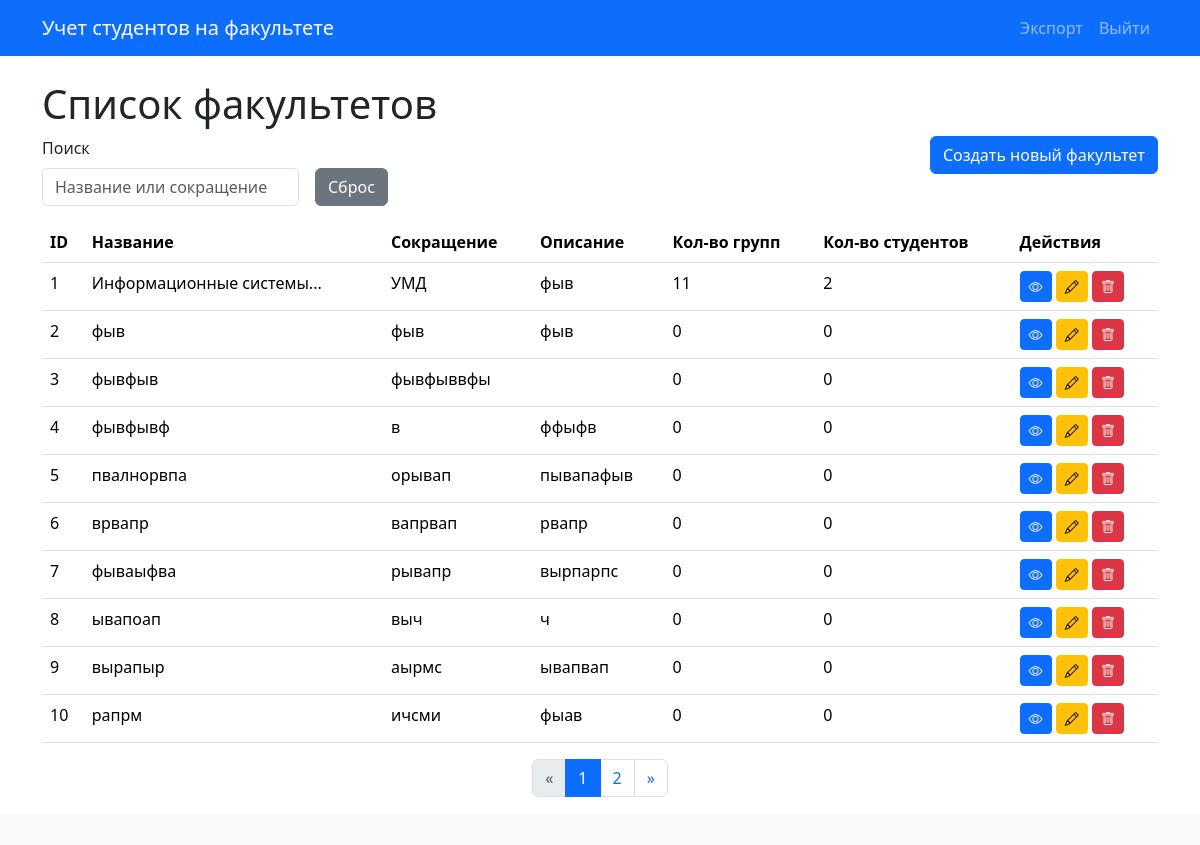
The app's page /faculties/ with its own data.
### app/models.py (models this page shows)
class Faculty(db.Model):
    id = db.Column(db.Integer, primary_key=True)
    name = db.Column(db.String(128), nullable=False)
    short_name = db.Column(db.String(32), nullable=False)
    description = db.Column(db.Text)
    groups = db.relationship('Group', backref='faculty', cascade='all, delete-orphan')

### app/routes/faculties.py (the view, shortened to what this page needs)
@bp.route('/')
def list_faculties():
    page = request.args.get('page', 1, type=int)
    per_page = 10
    search_query = request.args.get('search_query', '').strip()
    sort_column = request.args.get('sort_by', 'default')
    sort_order = request.args.get('order', 'asc')
    query = Faculty.query
    all_matching_faculties_from_db = query.all()
    faculties_processed = []
    for faculty_obj in all_matching_faculties_from_db:
        num_groups = Group.query.with_parent(faculty_obj).count()
        num_students = Student.query.join(Group).filter(Group.faculty_id == faculty_obj.id).count() if hasattr(Student, 'group_id') else 0
        faculties_processed.append({
            'id': faculty_obj.id,
            'name': faculty_obj.name,
            'short_name': faculty_obj.short_name,
            'description': faculty_obj.description,
            'num_groups': num_groups,
            'num_students': num_students
        })
    if sort_column != 'default' and faculties_processed and sort_column in faculties_processed[0].keys():
        faculties_processed.sort(key=lambda x: get_sort_key_faculties(x, sort_column), reverse=(sort_order == 'desc'))
    elif not faculties_processed:
        pass
    else:
         faculties_processed.sort(key=lambda x: x['id'])
    total_items = len(faculties_processed)
    start_index = (page - 1) * per_page
    end_index = start_index + per_page
    paginated_faculties_list = faculties_processed[start_index:end_index]
    class SimplePagination:
        def __init__(self, page, per_page, total_items, items):
            self.page = page
            self.per_page = per_page
            self.total = total_items
            self.items = items
            self.pages = (total_items + per_page - 1) // per_page if total_items > 0 else 0
        @property
        def has_prev(self):
            return self.page > 1
        @property
        def has_next(self):
            return self.page < self.pages
        @property
        def next_num(self):
            return self.page + 1 if self.has_next else None
        def iter_pages(self, left_edge=1, left_current=1, right_current=2, right_edge=1):
            last = 0
            for num in range(1, self.pages + 1):
                if num <= left_edge or \
                   (num > self.page - left_current - 1 and num < self.page + right_current) or \
                   num > self.pages - right_edge:
                    if last + 1 != num:
                        yield None
                    yield num
                    last = num
    pagination_obj = SimplePagination(page, per_page, total_items, paginated_faculties_list)
    return render_template('faculties/list.html',
                           pagination=pagination_obj,
                           search_query=search_query,
                           sort_by=sort_column,
                           order=sort_order
                           )

### app/templates/faculties/list.html (shortened to what this page needs)
{% extends "base.html" %}
{% block content %}
    <h1>Список факультетов</h1>
    <div class="row mb-3">
        <div class="col-md-8">
            <form method="GET" action="{{ url_for('.list_faculties') }}" class="row g-3 align-items-end" id="filterSortForm">
                <div class="col-auto">
                    <label for="search_query" class="form-label">Поиск</label>
                    <input type="text" name="search_query" id="search_query" class="form-control" placeholder="Название или сокращение" value="{{ request.args.get('search_query', '') }}" onchange="this.form.submit()">
                </div>
                 <div class="col-auto">
                    <a href="{{ url_for('.list_faculties') }}" class="btn btn-secondary">Сброс</a>
                </div>
            </form>
        </div>
        <div class="col-md-4 text-end">
            <a href="{{ url_for('.create_faculty') }}" class="btn btn-primary">Создать новый факультет</a>
        </div>
    </div>
    <table class="table table-hover">
        <thead>
            <tr>
                <th><a href="#" class="sortable-header" data-sort="id">ID</a></th>
                <th><a href="#" class="sortable-header" data-sort="name">Название</a></th>
                <th><a href="#" class="sortable-header" data-sort="short_name">Сокращение</a></th>
                <th><a href="#" class="sortable-header" data-sort="description">Описание</a></th>
                <th><a href="#" class="sortable-header" data-sort="groups">Кол-во групп</a></th>
                <th><a href="#" class="sortable-header" data-sort="students">Кол-во студентов</a></th>
                <th>Действия</th>
            </tr>
        </thead>
        <tbody>
            {% for faculty in pagination.items %}
            <tr>
                <td>{{ faculty.id }}</td>
                <td>{{ faculty.name | truncate(25, True, '...') }}</td>
                <td>{{ faculty.short_name }}</td>
                <td>{{ faculty.description | truncate(15, True, '...') if faculty.description else '' }}</td>
                <td>{{ faculty.num_groups }}</td>
                <td>{{ faculty.num_students }}</td>
                <td>
                    <a href="{{ url_for('faculty_groups.list_groups', faculty_id=faculty.id) }}" class="btn btn-sm btn-primary" title="Просмотр групп факультета"><i class="bi bi-eye"></i></a>
                    <a href="{{ url_for('.edit_faculty', id=faculty.id) }}" class="btn btn-sm btn-warning" title="Редактировать факультет"><i class="bi bi-pencil"></i></a>
                    <button type="button" class="btn btn-sm btn-danger" data-bs-toggle="modal" data-bs-target="#confirmDeleteModal" data-delete-url="{{ url_for('.delete_faculty', id=faculty.id) }}" data-faculty-name="{{ faculty.name }}" title="Удалить факультет"><i class="bi bi-trash"></i></button>
                </td>
            </tr>
            {% else %}
            <tr>
                <td colspan="6" class="text-center">Нет факультетов для отображения или по вашему запросу ничего не найдено.</td>
            </tr>
            {% endfor %}
        </tbody>
    </table>
    {% if pagination and pagination.pages > 1 %}
    <nav aria-label="Page navigation">
        <ul class="pagination justify-content-center">
            <li class="page-item {% if not pagination.has_prev %}disabled{% endif %}">
                <a class="page-link" href="{% if pagination.has_prev %}{{ url_for('.list_faculties', page=pagination.prev_num, search_query=search_query, sort_by=sort_by, order=order) }}{% else %}#__{% endif %}" aria-label="Previous">
                    <span aria-hidden="true">&laquo;</span>
                </a>
            </li>
            {% for p_num in pagination.iter_pages() %}
                {% if p_num %}
                    <li class="page-item {% if p_num == pagination.page %}active{% endif %}">
                        <a class="page-link" href="{{ url_for('.list_faculties', page=p_num, search_query=search_query, sort_by=sort_by, order=order) }}">{{ p_num }}</a>
                    </li>
                {% else %}
                    <li class="page-item disabled"><span class="page-link">...</span></li>
                {% endif %}
            {% endfor %}
            <li class="page-item {% if not pagination.has_next %}disabled{% endif %}">
                <a class="page-link" href="{% if pagination.has_next %}{{ url_for('.list_faculties', page=pagination.next_num, search_query=search_query, sort_by=sort_by, order=order) }}{% else %}#__{% endif %}" aria-label="Next">
                    <span aria-hidden="true">&raquo;</span>
                </a>
            </li>
        </ul>
    </nav>
    {% endif %}
{% endblock %}

### app/templates/faculties/list.html (style rules this page uses)
.sortable-header { text-decoration: none; color: inherit; cursor: pointer; }

### records on screen
Faculty: id "1", name "Информационные системы...", short_name "УМД", description "фыв", num_groups "11", num_students "2"
Faculty: id "2", name "фыв", short_name "фыв", description "фыв", num_groups "0", num_students "0"
Faculty: id "3", name "фывфыв", short_name "фывфыввфы", num_groups "0", num_students "0"
Faculty: id "4", name "фывфывф", short_name "в", description "ффыфв", num_groups "0", num_students "0"
Faculty: id "5", name "пвалнорвпа", short_name "орывап", description "пывапафыв", num_groups "0", num_students "0"
Faculty: id "6", name "врвапр", short_name "вапрвап", description "рвапр", num_groups "0", num_students "0"
Faculty: id "7", name "фываыфва", short_name "рывапр", description "вырпарпс", num_groups "0", num_students "0"
Faculty: id "8", name "ывапоап", short_name "выч", description "ч", num_groups "0", num_students "0"
Faculty: id "9", name "вырапыр", short_name "аырмс", description "ывапвап", num_groups "0", num_students "0"
Faculty: id "10", name "рапрм", short_name "ичсми", description "фыав", num_groups "0", num_students "0"

### other values on screen
{{ p_num }} "1" "2"
